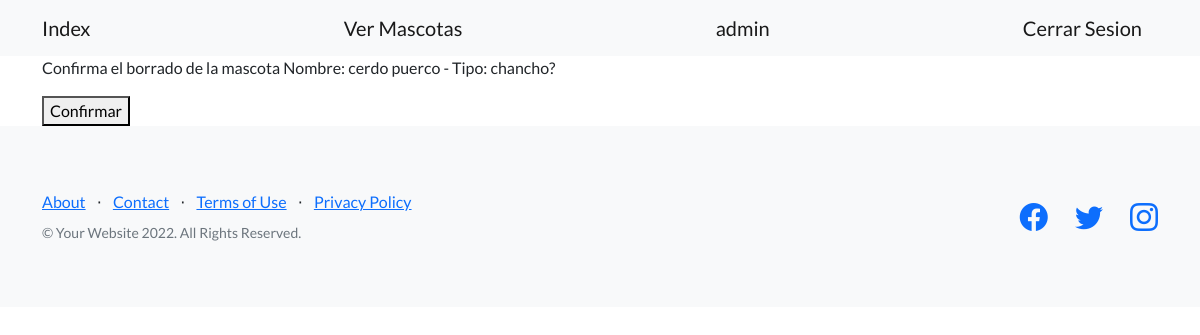
Page /avanzado/mascotas/eliminar/2 (signed in) on the earlier database version.
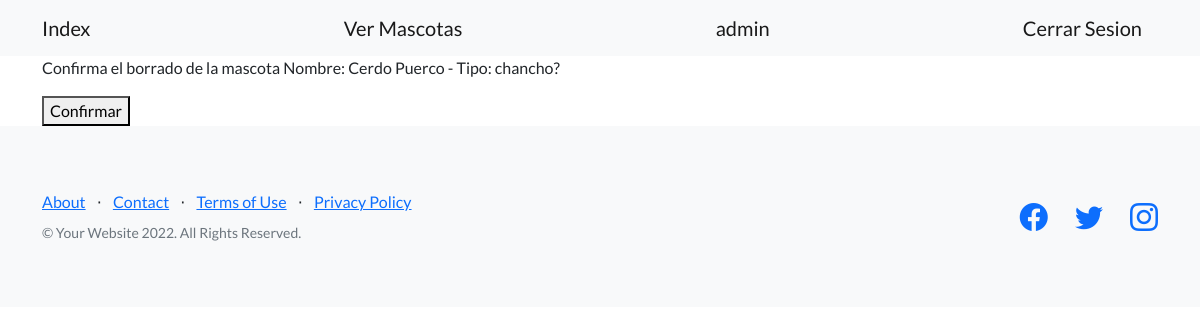
Same page on the later database version.
### avanzado/models.py (models this page shows)
class Mascota(models.Model):
    nombre = models.CharField(max_length=20)
    tipo  = models.CharField(max_length=20)
    edad = models.IntegerField()
    fecha_nacimiento = models.DateField()
    def __str__(self):
        return f'Nombre: {self.nombre} - Tipo: {self.tipo}'

### avanzado/views.py (the view)
# urls.py: path('mascotas/eliminar/<int:pk>', views.EliminarMascota.as_view(), name='eliminar_mascota')
class EliminarMascota(LoginRequiredMixin, DeleteView):
    model  = Mascota
    success_url = '/avanzado/mascotas/'
    template_name = 'avanzado/eliminar_mascota_cbv.html'

### avanzado/templates/avanzado/eliminar_mascota_cbv.html (shortened to what this page needs)
{% extends 'padres/base.html' %}
{% block mi_contenido %}
<form action={% url 'eliminar_mascota' mascota.id%} method="POST">
    <p>
        Confirma el borrado de la mascota {{mascota}}?
    </p>
    <button>Confirmar</button>
</form>
{% endblock mi_contenido %}

Differences in the rows shown:
changed Mascota: nombre+tipo "Nombre: cerdo puerco - Tipo: chancho" → "Nombre: Cerdo Puerco - Tipo: chancho"
